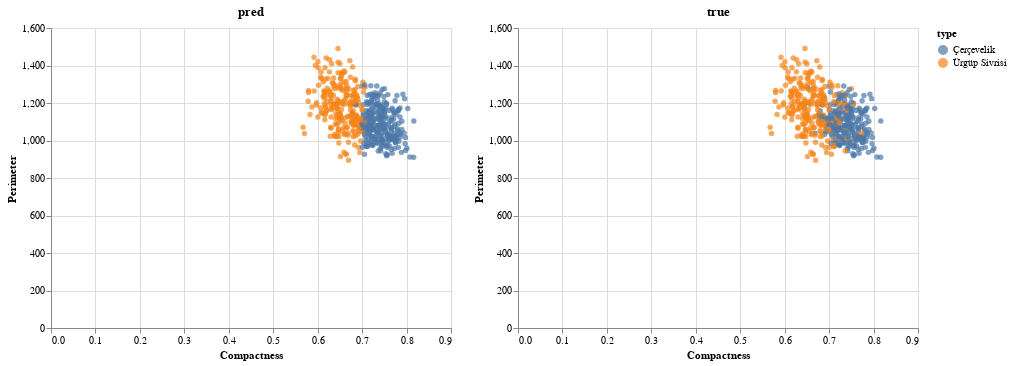

Notebook cell for this chart:
### Code cell
c1|c2

### Figure 1 — Vega-Lite specification as saved in the notebook (floating-point values rounded to 4 significant figures; data arrays with more than 128 entries replaced by an {"elided": "..."} marker saying what was removed)
{"config": {"view": {"continuousWidth": 400, "continuousHeight": 300}}, "hconcat": [{"data": {"name": "data-6bdc682f1099098262bb63444088d690"}, "mark": "circle", "encoding": {"color": {"type": "nominal", "field": "type"}, "x": {"type": "quantitative", "field": "Compactness"}, "y": {"type": "quantitative", "field": "Perimeter"}}, "title": "pred"}, {"data": {"name": "data-d9ba41912a0a08518bd346583a53f377"}, "mark": "circle", "encoding": {"color": {"type": "nominal", "field": "type"}, "x": {"type": "quantitative", "field": "Compactness"}, "y": {"type": "quantitative", "field": "Perimeter"}}, "title": "true"}], "$schema": "https://vega.github.io/schema/vega-lite/v4.8.1.json", "datasets": {"data-6bdc682f1099098262bb63444088d690": {"elided": "500 records"}, "data-d9ba41912a0a08518bd346583a53f377": {"elided": "500 records"}}}
